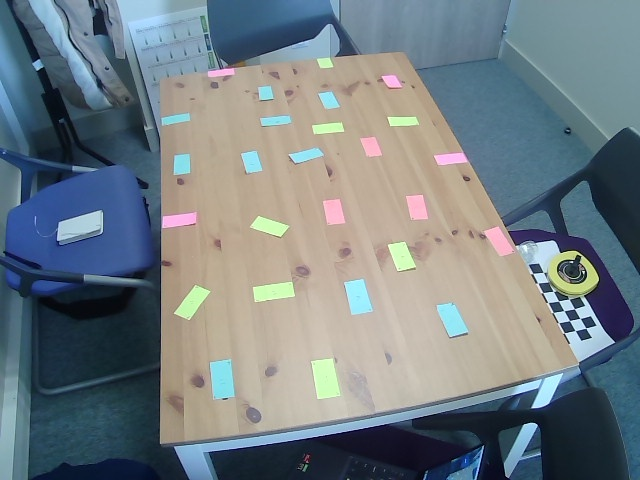
#> input picture Real Test Camera Calibration Post its/newPtns0.jpg, 640 x 480 px, found by its file name
$ python Main_CCU_MorePoints.py
#> lines starting #> are read from the running program, lines starting #| are printed output that depends on the picture
### SizeEstimations.py
# -*- coding: utf-8 -*-
"""
Created on Fri Apr 19 09:23:50 2024

Class DistanceEstimations

@author: jpila
"""

import numpy as np
import cv2 as cv
import math

class SizeEstimations:

    #Constructor
        #Not necessary for our purpose
    # def __init__(self, tMatrix, distCoefficient):
    #     self.tMtx = tMatrix
    #     self.dCoef = distCoefficient

    def __init__(self):
        pass

    #Methods
    # [64 lines left out: functions homographyTransform, undistortTransform, transformCoordSyst, estimateDistance2Pixels, estimateScaleFactor, estimateRealMeasure, not called in this run]


### Main_CCU_MorePoints.py
# -*- coding: utf-8 -*-
"""
Created on Wed Apr 24 10:13:45 2024

@author: jpila
"""

import CameraCalibration as CC
import SizeEstimations as SE
import cv2 as cv

import numpy as np


objPts = np.float32([[0,0,0],[73.6,0,0],[0,117.4,0],[73.6,117.4,0],
                   [26.6,6,0],[8,40,0],[40,29.6,0],[23.8,51,0],[19.5,74.2,0],[37.6,72,0],[1.2,88,0],[19,98.5,0],[7,14.4,0],[10.4,21.6,0], #1- 9
                   [1,54.4,0],[7.6,57.4,0],[27,21.4,0],[29.4,28.2,0],[27.2,36,0],[34.2,39,0],[24,81.2,0],[26.4,87.6,0],[42.6,14,0],[45.8,20.6,0], #10 - 14
                   [35.4,45.4,0],[41,50.2,0],[34.6,96.2,0],[37.6,89.6,0],[52,0,0],[59,3.8,0],[50.2,44.2,0],[52.6,51.2,0],[46.4,71.2,0],[54,69.6,0], # 16 - 20
                   [48.2,87,0],[55,90,0],[44.4,112.8,0],[47,106,0],[66,22.2,0],[72.4,26,0],[66.6,41,0],[70,47.8,0],[66,63.2,0],[72.4,65.6,0], # 21 - 25
                   [66.8,84.4,0],[68.2,92,0],[61.2,103.2,0],[64.2,110,0], #26 - 27
                   [3,64,0],[3.6,106.2,0],[35.8, 81,0],[61.2,74,0],[13.6,117.4,0],[22,106,0]
                   ]) #34 - 41
#32 is weird

#29?? BAD mesurement

#28,29,30,31,32,33,34,35,36,37,38,39,40,41
#[3,64,0],[3.6,106.2,0],[34.9,6.8,0],[35.8, 81,0],[37,117.4,0],[54.2,106,0],[58.2,115,0],[61.2,74,0],[68,6,0],[64.4,15,0],[69.2,51,0],[73,77,0],[67.2,106.5,0],[70.8,111,0]

imgPts = np.float32([[405,52],[159,78],[578,364],[160,443],#Table points
                     [320,68],[417,124],[288,116],[367,156],[411,218],[328,224],[513,251],[451,304],[394,75],[389,87],#1- 9
                     [462,154],[437,164],[331,92],[326,108],[341,123],[315,133],[404,243],[399,268],[269,86],[260,99], #10 - 14
                     [316,147],[295,162],[370,309],[345,285],[233,68],[208,76],[255,152],[246,172],[287,225],[251,226], #16 - 20
                     [290,284],[256,300],[338,394],[313,363],[187,113],[162,125],[188,154],[174,174],[194,213],[164,226], # 21 - 25
                     [195,287],[187,317],[228,362],[215,397], #26 - 27
                     [466,179],[538,320],[345,252],[217,244],[515,381],[449,336]
                     ]) #34 - 41

# [466,179],[538,320],[294,71],[345,252],[374,413],[269,371],[253,416],[217,244],[180,85],[192,99],[179,181],[165,264],[198,382],[177,400]

#42 43
# [13.6,117.4,0],[22,106,0]
#[515,381],[449,336]

img1 = cv.imread('newPtns0.jpg')
#> img1 is the input picture: shape (480, 640, 3); mean B, G, R 131.1, 125.9, 115.4
tImg0 = cv.imread ('GoodResult1.jpg')
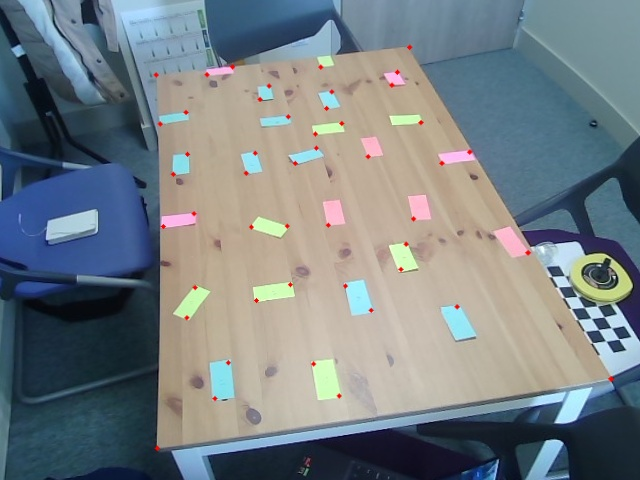
#> input picture GoodResult1.jpg, 640 x 480 px
#> tImg0 is the input picture: shape (480, 640, 3); mean B, G, R 131.6, 127.4, 118.7
print(imgPts.shape[0])


image = img1
for i in range (imgPts.shape[0]):
    coord = tuple(int(x) for x in imgPts[i])
    image = cv.circle(image,coord, 2,(0, 0, 255), -1)
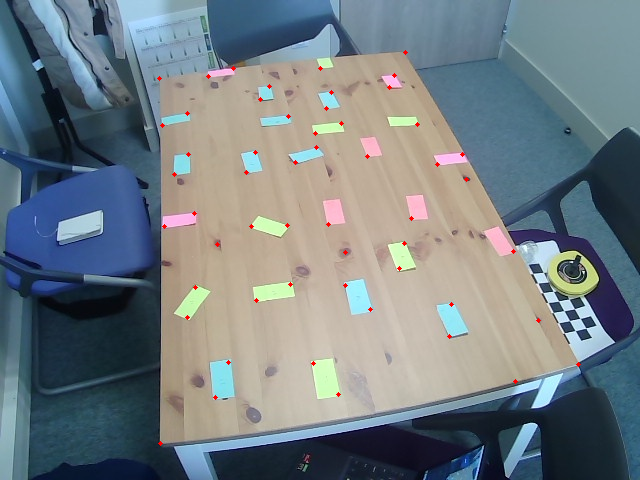
#> image: shape (480, 640, 3); mean B, G, R 130.7, 125.5, 115.5


# Arrays to store object points and image points from all the images.
objP = [] # 3d point in real world space
imgP = [] # 2d points in image plane.

objP.append(objPts)
imgP.append(imgPts)


gray = cv.cvtColor(image, cv.COLOR_BGR2GRAY)
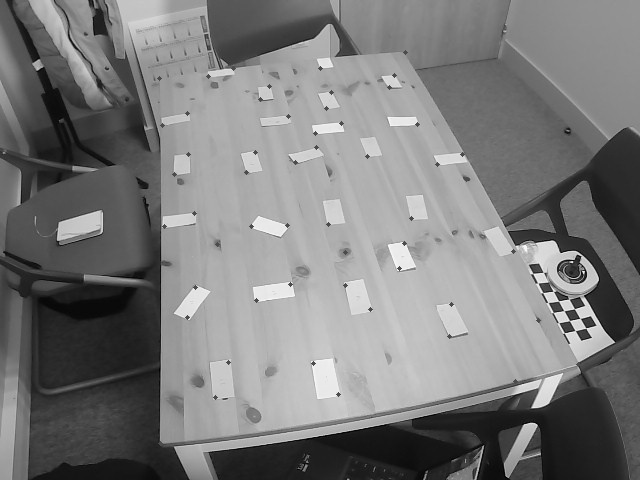
#> gray: shape (480, 640); min 1, max 252, mean 123.1

# cali3 = CC.CameraCalibration(objP)
szEstim = SE.SizeEstimations()

ret, tMtx, dCoef, rvecs, tvecs = cv.calibrateCamera(objP, imgP, gray.shape , None,None)
#> ret = 1.87; rvecs = ([0.209, 2.79, -1.41],); tvecs = ([41.55, -57.67, 209.5],)

h, w = image.shape[:2]
#> h = 480; w = 640
newcameramtx, roi = cv.getOptimalNewCameraMatrix(tMtx, dCoef, (w,h), 1)
#> roi = (8, 33, 504, 419)

# tImg1 = szEstim.zhangsTransform(image, tMtx, dCoef)

tImg1 = cv.undistort(image, tMtx, dCoef)
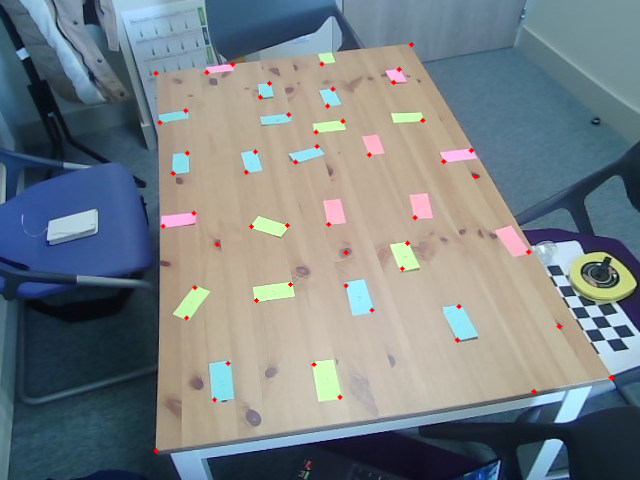
#> tImg1: shape (480, 640, 3); mean B, G, R 132, 128.1, 119.6


cv.imshow('Distorted',image)
cv.waitKey(0)

# cv.imshow('Undistorted',tImg0)
# cv.waitKey(0)

cv.imshow('new Undistortion',tImg1)
cv.imwrite('MorePoints.jpg',tImg1)
cv.waitKey(0)

cv.destroyAllWindows()
